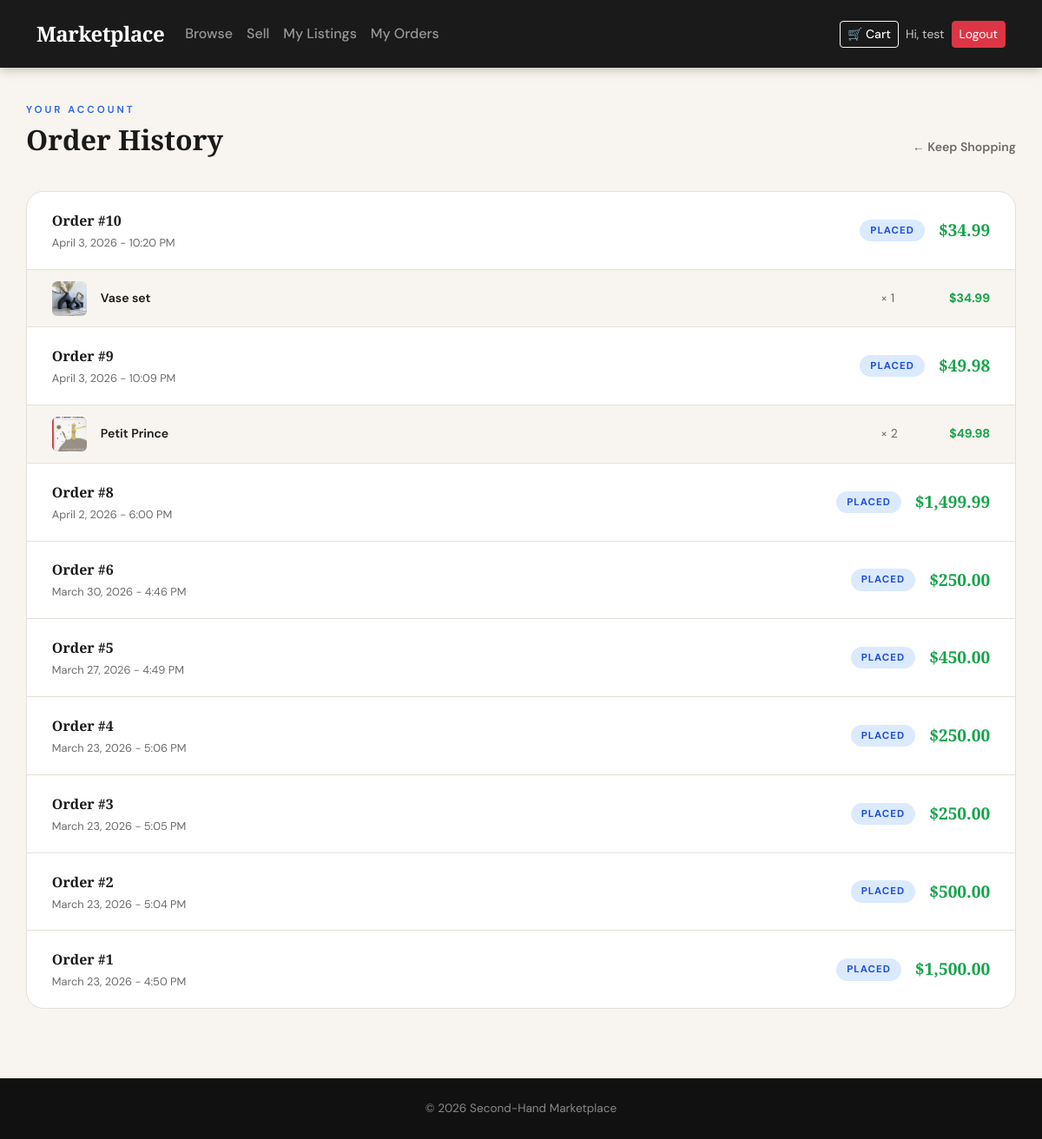
Screenshot of /order_history.php (signed in) with the database file from the repository.
### tables this page shows
CREATE TABLE `orders` (
  `id` int(11) NOT NULL,
  `user_id` int(11) DEFAULT NULL,
  `total_price` decimal(10,2) DEFAULT NULL,
  `order_date` timestamp NOT NULL DEFAULT current_timestamp(),
  `status` varchar(50) DEFAULT NULL
);

CREATE TABLE `order_items` (
  `id` int(11) NOT NULL,
  `order_id` int(11) NOT NULL,
  `product_id` int(11) NOT NULL,
  `quantity` int(11) NOT NULL,
  `price_at_purchase` decimal(10,2) NOT NULL
);

CREATE TABLE `products` (
  `id` int(11) NOT NULL,
  `name` varchar(100) DEFAULT NULL,
  `description` text DEFAULT NULL,
  `price` decimal(10,2) DEFAULT NULL,
  `image_url` varchar(255) DEFAULT NULL,
  `category` varchar(100) DEFAULT NULL,
  `condition_of_product` varchar(50) DEFAULT NULL,
  `stock` int(11) DEFAULT NULL,
  `seller_id` int(11) DEFAULT NULL
);

### order_history.php (the view, shortened to what this page needs)
<?php
include("includes/header.php");
$user_id = (int) $_SESSION['user_id'];
$stmt = $conn->prepare("
    SELECT id, total_price, order_date, status
    FROM orders
    WHERE user_id = ?
    ORDER BY order_date DESC
");
$stmt->bind_param("i", $user_id);
$stmt->execute();
$orders = $stmt->get_result();
function get_order_items($conn, $order_id) {
    $stmt = $conn->prepare("
        SELECT products.name, products.image_url, order_items.quantity, order_items.price_at_purchase
        FROM order_items
        JOIN products ON order_items.product_id = products.id
        WHERE order_items.order_id = ?
    ");
    $stmt->bind_param("i", $order_id);
    $stmt->execute();
    $result = $stmt->get_result();
    return $result;
}
?>
<div class="container order-history-page">
    <div class="admin-header">
        <div>
            <p class="section-eyebrow">Your Account</p>
            <h1 class="section-title">Order History</h1>
        </div>
        <a href="products.php" class="btn-back-shop">← Keep Shopping</a>
    </div>
    <?php if ($orders->num_rows > 0): ?>
    <div class="orders-list">
        <?php while ($order = $orders->fetch_assoc()):
            $status    = htmlspecialchars($order['status'] ?? 'Placed');
            $date      = date('F j, Y - g:i A', strtotime($order['order_date']));
            $total     = number_format($order['total_price'], 2);
            $order_id  = (int) $order['id'];
            $items     = get_order_items($conn, $order_id);
            $status_class = match(strtolower($status)) {
                'placed'    => 'status-placed',
                'shipped'   => 'status-shipped',
                'delivered' => 'status-delivered',
                'cancelled' => 'status-cancelled',
                default     => 'status-placed'
            };
        ?>
        <div class="order-card-full">
            <div class="order-card-header">
                <div class="order-card-left">
                    <span class="order-id">Order #<?= $order_id ?></span>
                    <span class="order-date"><?= $date ?></span>
                </div>
                <div class="order-card-center">
                    <span class="order-status-badge <?= $status_class ?>"><?= $status ?></span>
                </div>
                <div class="order-card-right">
                    <span class="order-total">$<?= $total ?></span>
                </div>
            </div>
            <?php if ($items->num_rows > 0): ?>
            <div class="order-items-list">
                <?php while ($item = $items->fetch_assoc()):
                    $img  = !empty($item['image_url']) ? htmlspecialchars($item['image_url']) : 'https://placehold.co/48x48/e9ecef/6c757d?text=?';
                    $name = htmlspecialchars($item['name']);
                ?>
                <div class="order-item-row">
                    <img src="<?= $img ?>" alt="<?= $name ?>" class="order-item-img">
                    <span class="order-item-name"><?= $name ?></span>
                    <span class="order-item-qty">× <?= (int)$item['quantity'] ?></span>
                    <span class="order-item-price">$<?= number_format($item['price_at_purchase'] * $item['quantity'], 2) ?></span>
                </div>
                <?php endwhile; ?>
            </div>
            <?php endif; ?>
        </div>
        <?php endwhile; ?>
    </div>
    <?php endif; ?>
</div>
<?php include("includes/footer.php"); ?>

### css/style.css (style rules this page uses)
:root { --clr-bg: #f8f5f0; --clr-surface: #ffffff; --clr-dark: #1a1a1a; --clr-muted: #6b6b6b; --clr-border: #e4e0d8; --clr-primary: #2563eb; --clr-primary-dk: #1d4ed8; --clr-accent: #f59e0b; --clr-green: #16a34a; --clr-red: #dc2626; --font-display: 'Playfair Display', Georgia, serif; --font-body: 'DM Sans', sans-serif; --radius-sm: 6px; --radius-md: 12px; --radius-lg: 20px; --shadow-sm: 0 1px 3px rgba(0,0,0,.08); --shadow-md: 0 4px 16px rgba(0,0,0,.10); --shadow-lg: 0 12px 40px rgba(0,0,0,.14); }
*, *::before, *::after { box-sizing: border-box; }
body { font-family: var(--font-body); background-color: var(--clr-bg); color: var(--clr-dark); margin: 0; }
.section-eyebrow { font-size: 0.72rem; font-weight: 600; letter-spacing: 3px; text-transform: uppercase; color: var(--clr-primary); margin-bottom: 0.4rem; }
.section-title { font-family: var(--font-display); font-size: 2rem; font-weight: 700; color: var(--clr-dark); margin: 0; }
.btn-back-shop { font-size: 0.88rem; font-weight: 600; color: var(--clr-muted); text-decoration: none; transition: color .15s; }
.admin-header { display: flex; align-items: flex-end; justify-content: space-between; margin-bottom: 2.5rem; flex-wrap: wrap; gap: 1rem; }
.order-history-page { padding: 2.5rem 0 5rem; }
.orders-list { display: flex; flex-direction: column; gap: 0; background: var(--clr-surface); border: 1px solid var(--clr-border); border-radius: var(--radius-lg); overflow: hidden; }
.order-card-left { display: flex; flex-direction: column; gap: 0.25rem; flex: 1; }
.order-id { font-family: var(--font-display); font-size: 1rem; font-weight: 700; color: var(--clr-dark); }
.order-date { font-size: 0.8rem; color: var(--clr-muted); }
.order-card-center { display: flex; align-items: center; }
.order-card-right { text-align: right; }
.order-total { font-family: var(--font-display); font-size: 1.2rem; font-weight: 700; color: var(--clr-green); }
.order-status-badge { font-size: 0.72rem; font-weight: 700; text-transform: uppercase; letter-spacing: 1px; padding: 4px 12px; border-radius: 99px; }
.status-placed { background: #dbeafe; color: #1d4ed8; }
.order-card-full { border-bottom: 1px solid var(--clr-border); }
.order-card-full:last-child { border-bottom: none; }
.order-card-header { display: flex; align-items: center; justify-content: space-between; padding: 1.3rem 1.8rem; flex-wrap: wrap; gap: 1rem; cursor: default; transition: background .15s; }
.order-items-list { background: var(--clr-bg); border-top: 1px solid var(--clr-border); padding: 0.8rem 1.8rem; display: flex; flex-direction: column; gap: 0.6rem; }
.order-item-row { display: flex; align-items: center; gap: 1rem; font-size: 0.88rem; }
.order-item-img { width: 40px; height: 40px; object-fit: cover; border-radius: var(--radius-sm); background: var(--clr-border); flex-shrink: 0; }
.order-item-name { flex: 1; font-weight: 600; color: var(--clr-dark); }
.order-item-qty { color: var(--clr-muted); min-width: 40px; }
.order-item-price { font-weight: 700; color: var(--clr-green); min-width: 70px; text-align: right; }

### rows the page displays
orders: id "10", order_date "April 3, 2026 - 10:20 PM", status "PLACED", total_price "34.99"
order_items: product.image_url (picture), product.name "Vase set", quantity "1", $item['price_at_purchase']*$item['quantity'] "34.99"
orders: id "9", order_date "April 3, 2026 - 10:09 PM", status "PLACED", total_price "49.98"
order_items: product.image_url (picture), product.name "Petit Prince", quantity "2", $item['price_at_purchase'] * $item['quantity'] "49.98"
orders: id "8", order_date "April 2, 2026 - 6:00 PM", status "PLACED", total_price "1,499.99"
orders: id "6", order_date "March 30, 2026 - 4:46 PM", status "PLACED", total_price "250.00"
orders: id "5", order_date "March 27, 2026 - 4:49 PM", status "PLACED", total_price "450.00"
orders: id "4", order_date "March 23, 2026 - 5:06 PM", status "PLACED", total_price "250.00"
orders: id "3", order_date "March 23, 2026 - 5:05 PM", status "PLACED", total_price "250.00"
orders: id "2", order_date "March 23, 2026 - 5:04 PM", status "PLACED", total_price "500.00"
orders: id "1", order_date "March 23, 2026 - 4:50 PM", status "PLACED", total_price "1,500.00"

### other values shown
$_SESSION['name'] "test"
